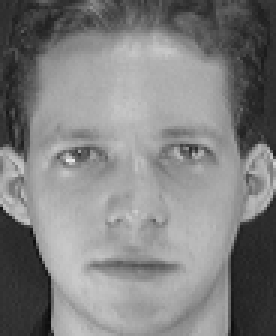
%> input picture class_lab_session/images/faces/1.pgm, 92 x 112 px (shown 3 times larger); its folder holds only this picture in this run
$ octave ch7_all_eigenfaces.m   (GNU Octave 9; MATLAB toolbox functions it lacks are replaced by stand-ins)
%> lines starting %> are read from the running program, lines starting %| are printed output that depends on the picture; long printed decimals are rounded
% Chapter 7: Complete Eigenfaces Overview

pkg load image;

% Load face dataset
img_dir = '../images/faces/';
img_files = dir(fullfile(img_dir, '*.pgm'));
img_size = [92, 112];
num_imgs = length(img_files);
data = zeros(prod(img_size), num_imgs);

fprintf('Building complete eigenface analysis...\n');

for i = 1:num_imgs
    img = im2double(imread(fullfile(img_dir, img_files(i).name)));
%> img: size 112x92 double; min 0.0431, max 0.918, mean 0.503
    img = imresize(img, img_size);
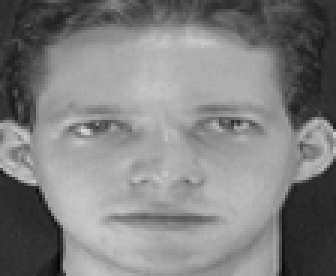
%> img: size 92x112 double (shown 3 times larger); min 0.0234, max 0.849, mean 0.503
    data(:, i) = img(:);
end

% Complete PCA Analysis
mean_face = mean(data, 2);
centered_data = data - mean_face;
C = centered_data' * centered_data;
%> C = 0
[Vec, Val] = eig(C);
%> Vec = 1; Val = 0
eigenfaces = centered_data * Vec;

% Normalize eigenfaces
for i = 1:size(eigenfaces, 2)
    eigenfaces(:, i) = eigenfaces(:, i) / norm(eigenfaces(:, i));
end

% Sort eigenvalues in descending order
[sorted_vals, sort_idx] = sort(diag(Val), 'descend');
%> sorted_vals = 0; sort_idx = 1
sorted_eigenfaces = eigenfaces(:, sort_idx);

% Create comprehensive visualization
figure('Position', [100, 100, 1400, 1000]);

% Original images
subplot(4, 5, 1);
montage_imgs = zeros(img_size(1), img_size(2), 1, min(9, num_imgs));
for i = 1:min(9, num_imgs)
    montage_imgs(:, :, 1, i) = reshape(data(:, i), img_size);
end
montage(montage_imgs, 'Size', [3, 3]);
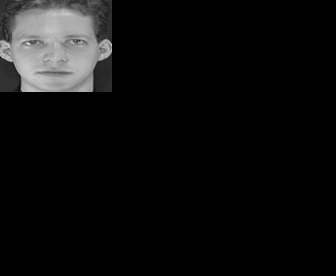
%> displayed picture: size 276x336, on the screen's scale of 0 to 255; min 0, max 216, mean 14.3
title('Sample Face Images', 'FontWeight', 'bold');

% Mean face
subplot(4, 5, 2);
imshow(reshape(mean_face, img_size), []);
title('Mean Face', 'FontWeight', 'bold');

% Top eigenfaces
for i = 1:8
    subplot(4, 5, i+2);
    if i <= size(sorted_eigenfaces, 2)
        imshow(reshape(sorted_eigenfaces(:, i), img_size), []);
        title(sprintf('Eigenface %d', i));
    end
end

% Eigenvalue plot
subplot(4, 5, 11);
plot(sorted_vals, 'b-o', 'LineWidth', 2, 'MarkerSize', 4);
title('Eigenvalues (Sorted)');
xlabel('Eigenface Index');
ylabel('Eigenvalue');
grid on;

% Cumulative variance
cumvar = cumsum(sorted_vals) / sum(sorted_vals);
%> cumvar = NaN
subplot(4, 5, 12);
plot(cumvar * 100, 'r-', 'LineWidth', 2);
title('Cumulative Variance Explained');
xlabel('Number of Eigenfaces');
ylabel('Variance Explained (%)');
grid on;

% Reconstruction comparison
k_values = [1, min(5, size(eigenfaces, 2)), min(10, size(eigenfaces, 2)), min(20, size(eigenfaces, 2))];
%> k_values = [1 1 1 1]
test_img = 1;

for i = 1:length(k_values)
    k = k_values(i);
    U_k = sorted_eigenfaces(:, 1:k);
    proj = U_k' * centered_data(:, test_img);
    reconstructed = U_k * proj + mean_face;

    subplot(4, 5, 12 + i);
    imshow(reshape(reconstructed, img_size), []);
    title(sprintf('k=%d faces', k));
end

% Face space visualization (if enough faces)
if num_imgs >= 3
    subplot(4, 5, 17:20);

    % Project first 3 eigenfaces for 3D visualization
    if size(sorted_eigenfaces, 2) >= 3
        proj_3d = sorted_eigenfaces(:, 1:3)' * centered_data;
        scatter3(proj_3d(1, :), proj_3d(2, :), proj_3d(3, :), 50, 1:num_imgs, 'filled');
        xlabel('1st Eigenface'); ylabel('2nd Eigenface'); zlabel('3rd Eigenface');
        title('Face Distribution in Eigenspace');
        colorbar;
        grid on;
    else
        % 2D projection if less than 3 eigenfaces
        proj_2d = sorted_eigenfaces(:, 1:2)' * centered_data;
        scatter(proj_2d(1, :), proj_2d(2, :), 50, 1:num_imgs, 'filled');
        xlabel('1st Eigenface'); ylabel('2nd Eigenface');
        title('Face Distribution in Eigenspace (2D)');
        colorbar;
        grid on;
    end
end

% Add overall title
annotation('textbox', [0.25, 0.95, 0.5, 0.05], 'String', 'Chapter 7: Complete Eigenfaces Analysis', ...
           'FontSize', 16, 'FontWeight', 'bold', 'HorizontalAlignment', 'center', 'EdgeColor', 'none');
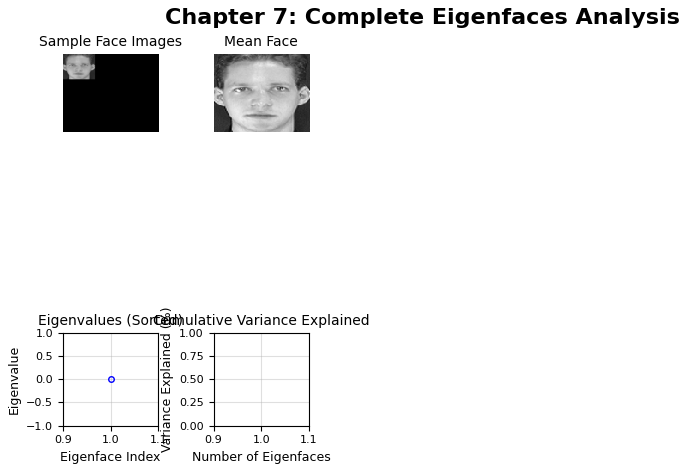
%> figure redrawn from the program's plot data, 5 panels

% Print summary statistics
fprintf('\n=== Eigenface Analysis Summary ===\n');
fprintf('Dataset: %d images of size %dx%d\n', num_imgs, img_size(1), img_size(2));
fprintf('Total eigenfaces computed: %d\n', size(eigenfaces, 2));
%| Total eigenfaces computed: 1
fprintf('Top eigenvalue: %.6f\n', sorted_vals(1));
%| Top eigenvalue: 0
fprintf('90%% variance explained by %d eigenfaces\n', find(cumvar >= 0.9, 1));
%| 90% variance explained by  eigenfaces
fprintf('99%% variance explained by %d eigenfaces\n', find(cumvar >= 0.99, 1));
%| 99% variance explained by  eigenfaces

% Reconstruction quality analysis
fprintf('\nReconstruction Quality:\n');
for k = [1, 5, 10, size(eigenfaces, 2)]
    if k <= size(eigenfaces, 2)
        U_k = sorted_eigenfaces(:, 1:k);
        total_error = 0;
        for img_idx = 1:num_imgs
            proj = U_k' * centered_data(:, img_idx);
            reconstructed = U_k * proj + mean_face;
            error = norm(data(:, img_idx) - reconstructed) / norm(data(:, img_idx));
            total_error = total_error + error;
        end
        avg_error = total_error / num_imgs;
        fprintf('k=%d: Average reconstruction error = %.4f\n', k, avg_error);
    end
end
%> this loop made 4 passes
%> (k, avg_error) on pass 4: (1, NaN)
%> avg_error on pass 1: NaN
%| k=1: Average reconstruction error = NaN
%| k=1: Average reconstruction error = NaN
%> after the loop, error = NaN; total_error = NaN

$ run again, on class_lab_session/images/faces/4.pgm
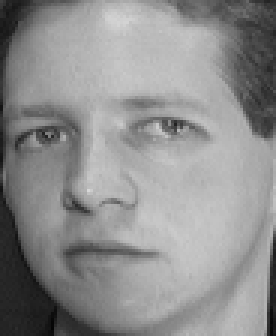
%> input picture class_lab_session/images/faces/4.pgm, 92 x 112 px (shown 3 times larger)
%> `img = imresize(img, img_size);`:
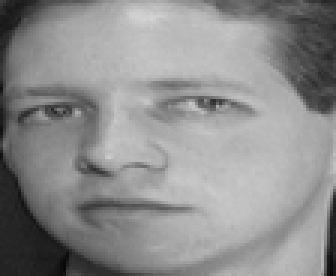
%> img: size 92x112 double (shown 3 times larger); min 0.034, max 0.825, mean 0.557
%> C = 0
%> Vec = 1; Val = 0
%> sort_idx = 1
%> `montage(montage_imgs, 'Size', [3, 3]);`:
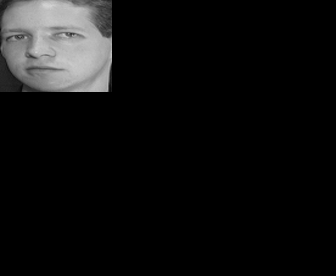
%> displayed picture: size 276x336, on the screen's scale of 0 to 255; min 0, max 210, mean 15.8
%> cumvar = NaN
%> k_values = [1 1 1 1]
%| Total eigenfaces computed: 1
%| Top eigenvalue: 0
%| 90% variance explained by  eigenfaces
%| 99% variance explained by  eigenfaces
%> the loop `for k = [1, 5, 10, size(eigenfaces, 2)]` made 4 passes
%> (k, avg_error) on pass 4: (1, NaN)
%> (printed output is left out)
%> after the loop `for k = [1, 5, 10, size(eigenfaces, 2)]`: error = NaN

$ run again, on class_lab_session/images/faces/5.pgm
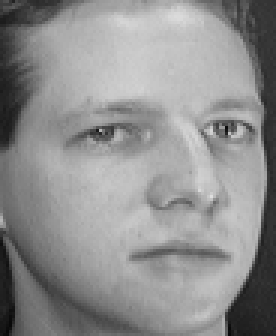
%> input picture class_lab_session/images/faces/5.pgm, 92 x 112 px (shown 3 times larger)
%> `img = imresize(img, img_size);`:
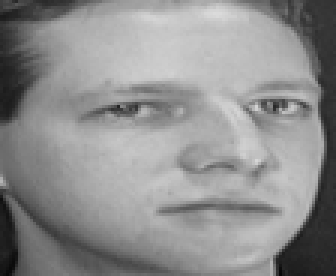
%> img: size 92x112 double (shown 3 times larger); min 0.033, max 0.859, mean 0.56
%> C = 0
%> Vec = 1; Val = 0
%> sort_idx = 1
%> `montage(montage_imgs, 'Size', [3, 3]);`:
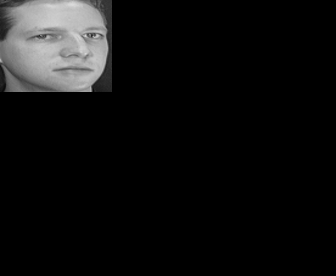
%> displayed picture: size 276x336, on the screen's scale of 0 to 255; min 0, max 219, mean 15.9
%> cumvar = NaN
%> k_values = [1 1 1 1]
%| Total eigenfaces computed: 1
%| Top eigenvalue: 0
%| 90% variance explained by  eigenfaces
%| 99% variance explained by  eigenfaces
%> the loop `for k = [1, 5, 10, size(eigenfaces, 2)]` made 4 passes
%> (k, avg_error) on pass 4: (1, NaN)
%> (printed output is left out)
%> after the loop `for k = [1, 5, 10, size(eigenfaces, 2)]`: error = NaN

$ run again, on class_lab_session/images/faces/6.pgm
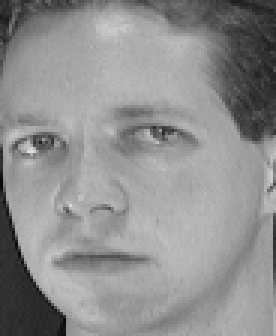
%> input picture class_lab_session/images/faces/6.pgm, 92 x 112 px (shown 3 times larger)
%> `img = imresize(img, img_size);`:
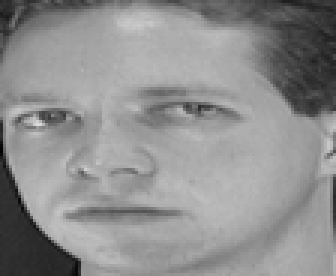
%> img: size 92x112 double (shown 3 times larger); min 0.00887, max 0.866, mean 0.562
%> C = 0
%> Vec = 1; Val = 0
%> sort_idx = 1
%> `montage(montage_imgs, 'Size', [3, 3]);`:
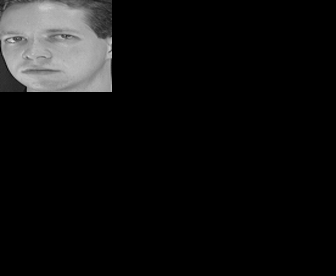
%> displayed picture: size 276x336, on the screen's scale of 0 to 255; min 0, max 221, mean 15.9
%> cumvar = NaN
%> k_values = [1 1 1 1]
%| Total eigenfaces computed: 1
%| Top eigenvalue: 0
%| 90% variance explained by  eigenfaces
%| 99% variance explained by  eigenfaces
%> the loop `for k = [1, 5, 10, size(eigenfaces, 2)]` made 4 passes
%> (k, avg_error) on pass 4: (1, NaN)
%> (printed output is left out)
%> after the loop `for k = [1, 5, 10, size(eigenfaces, 2)]`: error = NaN

$ run again, on class_lab_session/images/faces/10.pgm
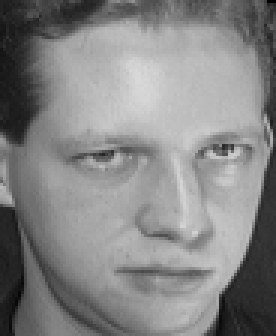
%> input picture class_lab_session/images/faces/10.pgm, 92 x 112 px (shown 3 times larger)
%> `img = imresize(img, img_size);`:
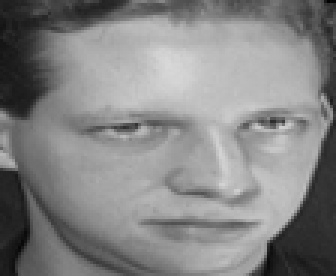
%> img: size 92x112 double (shown 3 times larger); min 0.0115, max 0.849, mean 0.521
%> C = 0
%> Vec = 1; Val = 0
%> sort_idx = 1
%> `montage(montage_imgs, 'Size', [3, 3]);`:
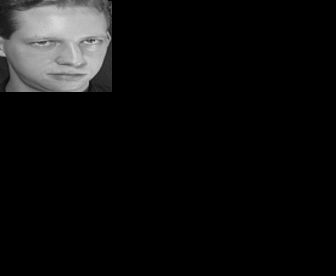
%> displayed picture: size 276x336, on the screen's scale of 0 to 255; min 0, max 216, mean 14.8
%> cumvar = NaN
%> k_values = [1 1 1 1]
%| Total eigenfaces computed: 1
%| Top eigenvalue: 0
%| 90% variance explained by  eigenfaces
%| 99% variance explained by  eigenfaces
%> the loop `for k = [1, 5, 10, size(eigenfaces, 2)]` made 4 passes
%> (k, avg_error) on pass 4: (1, NaN)
%> (printed output is left out)
%> after the loop `for k = [1, 5, 10, size(eigenfaces, 2)]`: error = NaN
